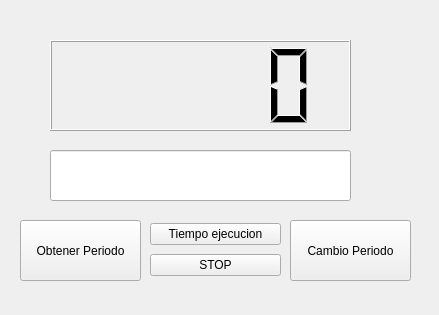
<?xml version="1.0" encoding="UTF-8"?>
<ui version="4.0">
 <class>Counter</class>
 <widget class="QWidget" name="Counter">
  <property name="geometry">
   <rect>
    <x>0</x>
    <y>0</y>
    <width>439</width>
    <height>315</height>
   </rect>
  </property>
  <property name="windowTitle">
   <string>Counter</string>
  </property>
  <widget class="QLCDNumber" name="lcdNumber">
   <property name="geometry">
    <rect>
     <x>50</x>
     <y>40</y>
     <width>301</width>
     <height>91</height>
    </rect>
   </property>
  </widget>
  <widget class="QPushButton" name="getPeriodo">
   <property name="geometry">
    <rect>
     <x>20</x>
     <y>220</y>
     <width>121</width>
     <height>61</height>
    </rect>
   </property>
   <property name="text">
    <string>Obtener Periodo</string>
   </property>
  </widget>
  <widget class="QPushButton" name="setPeriodo">
   <property name="geometry">
    <rect>
     <x>290</x>
     <y>220</y>
     <width>121</width>
     <height>61</height>
    </rect>
   </property>
   <property name="text">
    <string>Cambio Periodo</string>
   </property>
  </widget>
  <widget class="QWidget" name="layoutWidget">
   <property name="geometry">
    <rect>
     <x>150</x>
     <y>220</y>
     <width>131</width>
     <height>61</height>
    </rect>
   </property>
   <layout class="QVBoxLayout" name="verticalLayout">
    <item>
     <widget class="QPushButton" name="getTimeElapsed">
      <property name="text">
       <string>Tiempo ejecucion</string>
      </property>
     </widget>
    </item>
    <item>
     <widget class="QPushButton" name="button">
      <property name="text">
       <string>STOP</string>
      </property>
     </widget>
    </item>
   </layout>
  </widget>
  <widget class="QLineEdit" name="pantalla">
   <property name="geometry">
    <rect>
     <x>50</x>
     <y>150</y>
     <width>301</width>
     <height>51</height>
    </rect>
   </property>
  </widget>
 </widget>
 <resources/>
 <connections/>
</ui>
